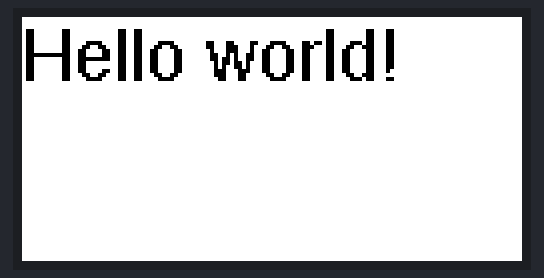
A sketch run on a simulated ESP8266 (NodeMCU). On the bench: 250×122 colour display.

Above: at 15.1 s.

The sketch:

HelloWorld.ino
```cpp
// Include the GxEPD2 libraries
#include <GxEPD2_4C.h>

// Include font for the text
#include <Fonts/FreeSans9pt7b.h>

// Define pins for the Seeed Studio adapter board
const int EINK_BUSY = D5;   // D5
const int EINK_RST  = D0;   // D0
const int EINK_DC   = D3;   // D3
const int EINK_CS   = D1;   // D1
const int EINK_SCK  = D8;  // D8 (SCK)
const int EINK_MOSI = D10;  // D10 (MOSI)

// Create display object
GxEPD2_4C<GxEPD2_213c_GDEY0213F51, GxEPD2_213c_GDEY0213F51::HEIGHT>
 display(GxEPD2_213c_GDEY0213F51(EINK_CS, EINK_DC, EINK_RST, EINK_BUSY));

void setup() {
  // Initialize the e-paper
  display.init(115200);
  display.setFullWindow();
  display.fillScreen(GxEPD_WHITE);
  display.setRotation(1);

  // Initialize text parameters
  display.setTextColor(GxEPD_BLACK);
  display.setTextSize(2);
  display.setFont(&FreeSans9pt7b);

  // Print text
  display.setCursor(0, 30);
  display.print ("Hello world!");

  // Update ePaper
  display.display ();
}

void loop() {
  // Does nothing
}
```
